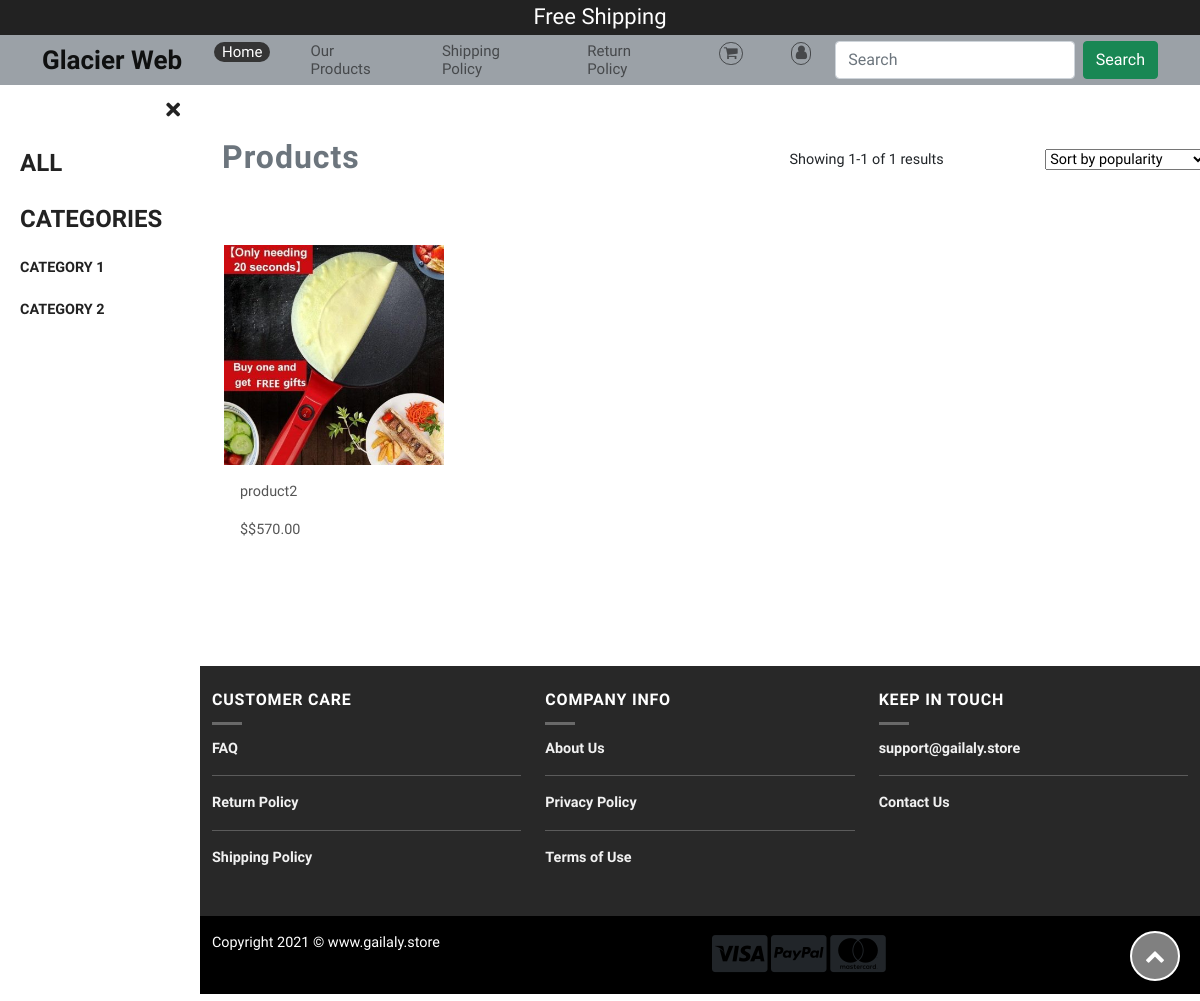
Page /all_product/ on the earlier database version.
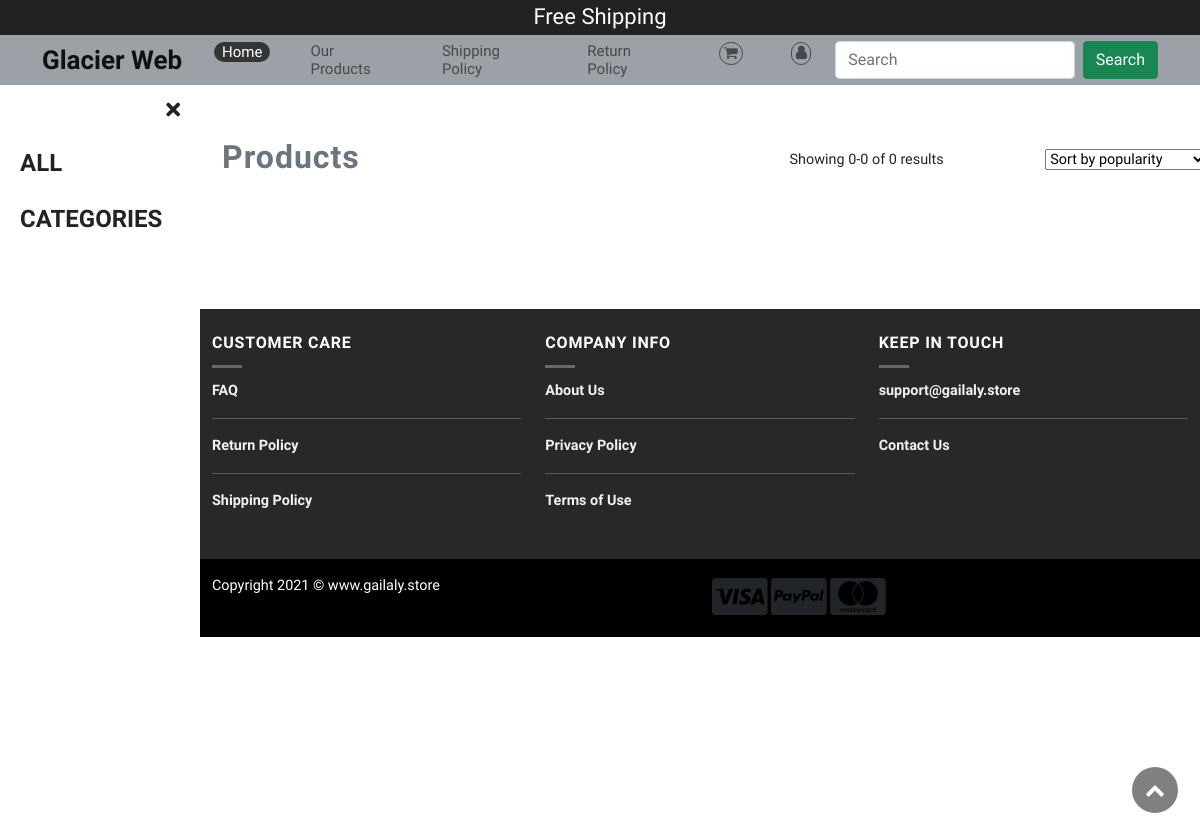
Same page on the later database version.
### eshop/models.py (models this page shows, shortened)
class Category(models.Model):
    name = models.CharField(max_length=200, db_index=True)
    slug = models.SlugField(max_length=200,unique=True)
    class Meta:
        ordering = ('name',)
        verbose_name = 'category'
        verbose_name_plural = 'categories'
    def get_absolute_url(self):
        return reverse("eshop:product_list_by_category", args=[self.slug])

class Product(models.Model):
    category = models.ForeignKey(Category,related_name='products',on_delete=models.CASCADE)
    seller = models.ForeignKey(Seller,related_name='products', on_delete=models.CASCADE)
    name = models.CharField(max_length=200, db_index=True)
    slug = models.SlugField(max_length=200, db_index=True)
    image = models.ImageField(upload_to='media/%m/',blank=True)
    description = models.TextField(blank=True)
    price = models.DecimalField(max_digits=10, decimal_places=2)
    available = models.BooleanField(default=True)
    created = models.DateTimeField(auto_now_add=True)
    updated = models.DateTimeField(auto_now=True)
    weight = models.IntegerField(blank=True)
    class Meta:
        ordering = ('name',)
        index_together = (('id','slug'),)
    def get_absolute_url(self):
        return reverse("eshop:product_detail", args=[self.id, self.slug])

### eshop/views.py (the view)
# urls.py: path('all_product/',views.all_product, name='all_product'),
def all_product(request, category_slug=None):
    category = None
    categories = Category.objects.all()
    products = Product.objects.filter(available=True)
    paginator=Paginator(products,12)
    page=request.GET.get('page')
    paged_products=paginator.get_page(page)
    if category_slug:
        category = get_object_or_404(Category, slug=category_slug)
        products = products.filter(category=category)
        paginator=Paginator(products,12)
        page=request.GET.get('page')
        paged_products=paginator.get_page(page)
    return render(request,'our_products.html',
                                {'category':category,
                                'categories':categories,
                                'products':paged_products})

### cart/cart.py (called while the page is built)
    def __len__(self):
        return sum(item['quantity'] for item in self.cart.values())

### cart/context_processors.py (called while the page is built)
def cart(request):
    return {'cart': Cart(request)}

### eshop/templates/our_products.html (shortened to what the changed rows need)
{% load static %}
<!DOCTYPE html>
<html lang="en">
<head>
    <link href="https://use.fontawesome.com/releases/v5.0.6/css/all.css" rel="stylesheet" />
    <link rel="stylesheet" href="https://stackpath.bootstrapcdn.com/font-awesome/4.7.0/css/font-awesome.min.css" />
    <link href="https://cdn.jsdelivr.net/npm/bootstrap@5.0.0-beta2/dist/css/bootstrap.min.css" rel="stylesheet" />
    <link rel="stylesheet" href="{% static 'assets/css/style.css' %}" />
</head>
<body>
    <div class="page-wrapper chiller-theme toggled">
        <nav id="sidebar" class="sidebar-wrapper">
            <div class="sidebar-content">
                <div id="sidebar-wrapper">
                    <ul class="sidebar-nav">
                        {% for c in categories %}
                        <li class="sidebar-brand" {% if category.slug == c.slug %}class="selected" {% endif %}>
                            <a href="{{ c.get_absolute_url }}">{{ c.name }}</a>
                        </li>
                        {% endfor %}
                    </ul>
                </div>
            </div>
        </nav>
        <main class="page-content">
            <div class="container">
                <div class="row mt-5 allproducts">
                    <div class="col-lg-4 col-md-4 col-sm-4 mt-3 text-center">
                        <p id="showproduct">Showing {{ products.start_index }}-{{ products.end_index }} of {{ products.paginator.count }} results</p>
                    </div>
                </div>
                <section id="portfolio" class="portfolio mt-5 mb-3">
                    <div class="container">
                        <div class="row portfolio-container" data-aos="fade-up" data-aos-delay="200">
                            {% for product in products %}
                            <div class="col-lg-3 col-md-4 col-sm-4 portfolio-item filter-app">
                                <div class="portfolio-wrap" onclick="window.location = ('{{ product.get_absolute_url }}')">
                                    <img width="400" height="400" src="{% if product.image %}{{ product.image.url }}{% else %}{% static ' img/no_image.png ' %}{% endif %}" class="img-fluid" alt="" />
                                </div>
                                <div class="card-body">
                                    <a href="{{ product.get_absolute_url }}" style="text-decoration: none; color: #555">
                                        <p class="card-text">
                                            {{ product.name }}
                                        </p>
                                        <p>
                                            <span>$${{ product.price }}</span>
                                        </p>
                                    </a>
                                </div>
                            </div>
                            {% endfor %}
                        </div>
                    </div>
                </section>
            </div>
        </main>
    </div>
</body>
</html>

Differences in the rows shown:
removed Category: name "CATEGORY 1"
removed Category: name "CATEGORY 2"
removed Product: image (picture), name "product2", price "570.00"
Other differences:
{{ products.start_index }}: "1" → "0"
{{ products.end_index }}: "1" → "0"
{{ products.paginator.count }}: "1" → "0"
